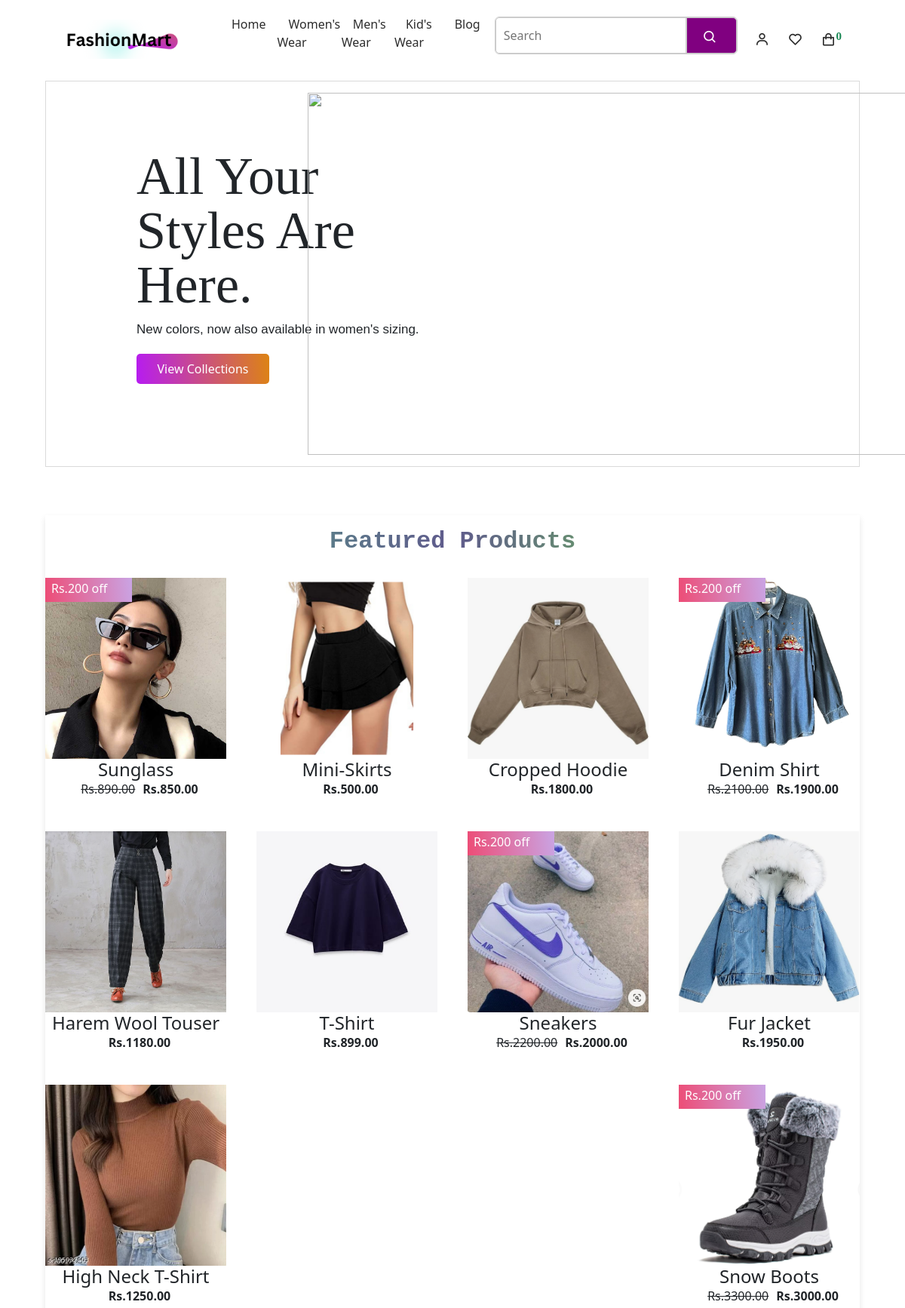
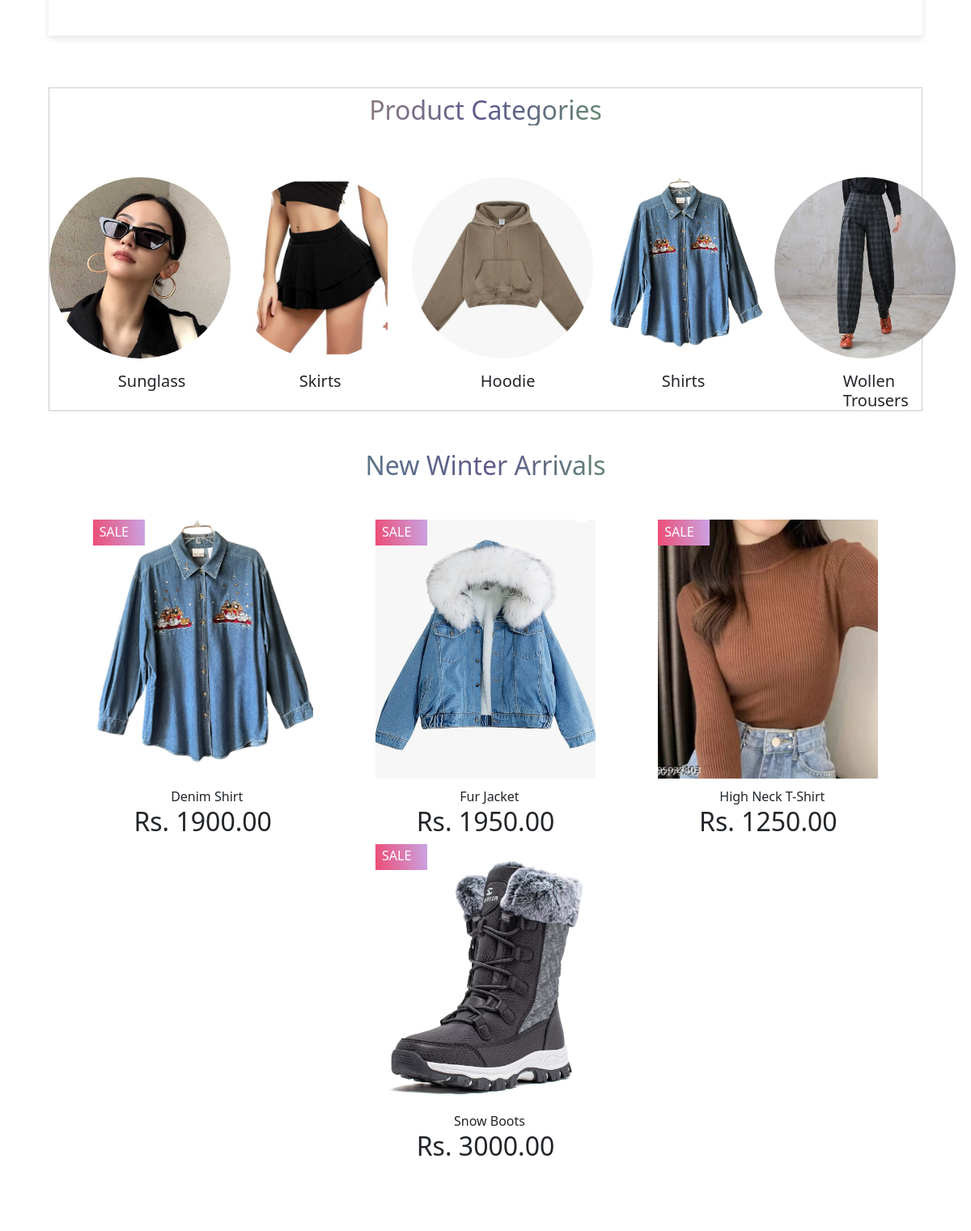
The page / (upper part) on the database its author committed (2 pictures, top to bottom).
### myeSite/models.py (models this page shows, shortened)
class Product(models.Model):
    name = models.CharField(max_length=255)
    description = models.TextField()
    stock_status = models.CharField(max_length=50, default='In Stock')
    old_price = models.DecimalField(max_digits=10, decimal_places=2, default=500,  null=True, blank=True)
    new_price = models.DecimalField(max_digits=10, decimal_places=2, default=400, null=False, blank=False)
    discount_price = models.DecimalField(max_digits=10, decimal_places=2, default=100,  null=True, blank=True)
    brand = models.ForeignKey(Brand, on_delete=models.CASCADE)
    category = models.ForeignKey(Category, on_delete=models.CASCADE)
    subcategory = models.ForeignKey(Subcategory, on_delete=models.CASCADE)
    image = models.ImageField(upload_to='product_images/')
    sizes = models.ManyToManyField(Size)
    isnew = models.BooleanField(default=False)

class Subcategory(models.Model):
    name = models.CharField(max_length=255)
    category = models.ForeignKey(Category, related_name='subcategories', on_delete=models.CASCADE)

### myeSite/views.py (the view)
# urls.py: path('', views.index, name="index"),
def index(request):
    newItem = list(Product.objects.filter(isnew=True))
    random.shuffle(newItem)
    newItem=newItem[:4]
    items = list(Product.objects.all())
    random.shuffle(items)  # Shuffle the list
    return render(request, 'myeSite/index.html', {'items':items, 'newItems':newItem})

### myeSite/context_processors.py (called while the page is built)
def categories_processor(request):
    categories = Category.objects.all().prefetch_related('subcategories')
    return {'categories': categories}

def wishlist_item_count(request):
    if request.user.is_authenticated:
        wishlist_item_count = Wishlist.objects.filter(user=request.user).count()
    else:
        wishlist_item_count = 0
    return {'wishlist_item_count': wishlist_item_count}

### myeSite/templates/myeSite/index.html (shortened to what this page needs)
{% extends "main.html" %}
{% load static %}
{% block mainSection %} {% include "myeSite/mainSection.html" %}{% endblock %}
{% block featureProductsSection %} {% include "myeSite/featuredProducts.html" %}{% endblock %}
{% block categorySection %} {% include "myeSite/category.html" %}{% endblock %}
{% block newArrivalSection %} {% include "myeSite/newArrivals.html" %}{% endblock %}

### myeSite/templates/myeSite/featuredProducts.html
{% load static %}
<div class="featured-products">
    <div class="title">
        <h1 class="text-center font-monospace fs-2 fw-semibold">Featured Products</h1>
    </div>
    {% if items %}
    <div class="featured-row">
        {% for item in items|slice:":10" %}
        <div class="featured-card">
            <div class="featured-card-image">
                {% if item.discount_price %}
                <div class="featured-discount d-flex align-items-center">
                    <p class="ms-2 mt-3">Rs.200 off</p>
                </div>
                {% endif %}
                <a href="{% url 'itemsDetail' item.pk %}"><img src="{{item.image.url}}" alt=""></a>
            </div>
            <h4 class="mb-0">{{ item.name }}</h4>
            <div class="price d-flex">
                {% if item.old_price %}
                <p class="mt-0" id="old-price">Rs.{{item.old_price}}</p>
                {% endif %}
                <p class="mt-0 fw-bold" id="new_price">Rs.{{item.new_price}}</p>
            </div>
        </div>
        {% endfor %}
    </div>
    {% else %}
    <p class="text-danger fw-bold">No Items Available</p>
    {% endif %}
</div>

### myeSite/templates/myeSite/category.html
{% load static %}
<div class="bottom-category-section">
  <h2 class="text-center mb-0 fs-2 mt-2">Product Categories</h2>
  {% if items %}
  <div class="category-row">
    {% for item in items|slice:":5" %}
    <div class="category-card">
      <div class="category-info">
        <a href={% url 'product' item.subcategory.name %}><img src={{item.image.url}} alt=""></a>
      </div>
      <h3>{{item.subcategory.name}}</h3>
    </div>
    {% endfor %}
  </div>
  {% else %}
  <p class="text-danger fw-bold">No Category Available</p>
  {% endif %}
</div>

### myeSite/templates/myeSite/newArrivals.html (shortened to what this page needs)
{% load static %}
<h2 class="text-center fs-2 arrivalTitle">New Winter Arrivals</h2>
<div class="new-arrivals">
   {% if newItems %}
   {% for newItem in newItems %}
   <div class="new-arrival-card">
      <div class="for-image">
         <div class="arrival-tag d-flex align-items-center">
            <p class="ms-2 mt-3">SALE</p>
        </div>
         <a href="{% url 'itemsDetail' newItem.pk %}">
            <img src="{{ newItem.image.url}}" alt="{{newItem.name}}">
         </a>
      </div>
      <div class="for-info">
      <p class="text-center mb-0">{{newItem.name}}</p>
         <h2 class="text-center mt-0">Rs. {{ newItem.new_price }}</h2>
      </div>
   </div>
   {% endfor %}
   {% endif %}
</div>

### myeSite/static/myeSite/css/style.css (style rules this page uses)
* { margin: 0; padding: 0; box-sizing: border-box; scroll-behavior: smooth; }
html, body { height: 100%; width: 100%; }
.title h1 { background: linear-gradient(90deg, #53c582, #5f5a8c, #75FF33); -webkit-background-clip: text; -webkit-text-fill-color: transparent; background-clip: text; color: transparent; margin-bottom: 2rem; }
.featured-products { width: 90%; margin-left: 5%; height: auto; padding-top: 1rem; box-shadow: 0 4px 8px rgba(0, 0, 0, 0.1); margin-bottom: 4rem; }
.featured-row { display: flex; flex-wrap: wrap; justify-content: space-between; }
.featured-card { flex-basis: 19%; margin-bottom: 2rem; height: 19rem; width: 100%; display: flex; flex-direction: column; align-items: center; justify-content: center; box-sizing: border-box; }
.featured-card-image { height: auto; width: auto; position: relative; transition: all .42s ease; }
.featured-card img { height: 15rem; width: 15rem; object-fit: cover; }
.featured-discount { height: 2rem; width: 7.2rem; border: 1px solid #333; position: absolute; background: linear-gradient(264deg, #C8A8E9 -5.09%, #EF476F 106.28%); color: #fff; border: none; transition: 0.5s; }
#old-price { text-decoration: line-through; }
.right-infoPart h5, span, p, button { margin-left: 10px; margin-top: 10px; margin-bottom: 1.2rem; }
.bottom-category-section { height: auto; width: 90%; margin-left: 5%; border: 1px solid #ccc; margin-bottom: 3rem; background-color: #fff; }
.bottom-category-section h2 { background: linear-gradient(90deg, #FFD166, #5f5a8c, #75FF33); -webkit-background-clip: text; -webkit-text-fill-color: transparent; background-clip: text; }
.category-row { height: 22rem; width: 100%; display: flex; align-items: center; justify-content: space-around; }
.category-card { height: 14rem; width: 14rem; border-radius: 50%; }
.category-card img { height: 14rem; width: 14rem; object-fit: cover; margin-bottom: 1rem; cursor: pointer; border-radius: 50%; transition: all .42s ease; }
.category-card h3 { margin-left: 5.3rem; font-size: 20px; }
.arrivalTitle { background: linear-gradient(90deg, #53c582, #5f5a8c, #75FF33); -webkit-background-clip: text; -webkit-text-fill-color: transparent; background-clip: text; color: transparent; margin-bottom: 2rem; }
.new-arrivals { height: auto; width: 90%; margin-left: 5%; margin-bottom: 4rem; padding: 1rem; background-color: white; display: flex; align-items: center; justify-content: space-around; flex-wrap: wrap; }
.new-arrival-card { height: auto; width: 17rem; }
.for-image img { height: 20rem; width: 17rem; object-fit: cover; cursor: pointer; }
.arrival-tag { height: 2rem; width: 4rem; border: 1px solid #333; position: absolute; background: linear-gradient(264deg, #C8A8E9 -5.09%, #EF476F 106.28%); color: #fff; border: none; transition: 0.5s; }

### rows shown on the page
Product: discount_price "Rs.200 off", image (picture), name "Sunglass", old_price "890.00", new_price "850.00", subcategory.name "Sunglass"
Product: image (picture), name "Mini-Skirts", new_price "500.00", subcategory.name "Skirts"
Product: image (picture), name "Cropped Hoodie", new_price "1800.00", subcategory.name "Hoodie"
Product: discount_price "Rs.200 off", image (picture), name "Denim Shirt", old_price "2100.00", new_price "1900.00", subcategory.name "Shirts"
Product: image (picture), name "Harem Wool Touser", new_price "1180.00", subcategory.name "Wollen Trousers"
Product: image (picture), name "T-Shirt", new_price "899.00"
Product: discount_price "Rs.200 off", image (picture), name "Sneakers", old_price "2200.00", new_price "2000.00"
Product: image (picture), name "Fur Jacket", new_price "1950.00"
Product: image (picture), name "High Neck T-Shirt", new_price "1250.00"
Product: discount_price "Rs.200 off", image (picture), name "Snow Boots", old_price "3300.00", new_price "3000.00"

### other values the page prints
{{ request.cart_items|length }} "0"
